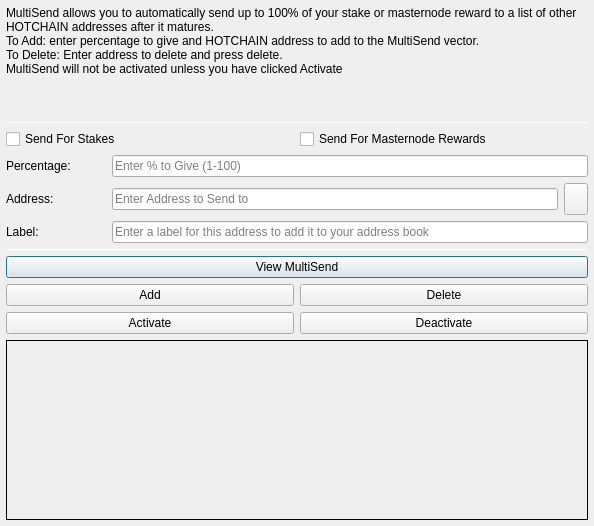
<?xml version="1.0" encoding="UTF-8"?>
<ui version="4.0">
 <class>MultiSendDialog</class>
 <widget class="QDialog" name="MultiSendDialog">
  <property name="windowModality">
   <enum>Qt::NonModal</enum>
  </property>
  <property name="geometry">
   <rect>
    <x>0</x>
    <y>0</y>
    <width>594</width>
    <height>526</height>
   </rect>
  </property>
  <property name="windowTitle">
   <string>MultiSend</string>
  </property>
  <layout class="QVBoxLayout" name="verticalLayout" stretch="0">
   <property name="leftMargin">
    <number>6</number>
   </property>
   <property name="topMargin">
    <number>6</number>
   </property>
   <property name="rightMargin">
    <number>6</number>
   </property>
   <property name="bottomMargin">
    <number>6</number>
   </property>
   <item>
    <layout class="QVBoxLayout" name="verticalLayout_Main" stretch="1,1,1,0,1,1,1">
     <item>
      <widget class="QLabel" name="label_2">
       <property name="lineWidth">
        <number>1</number>
       </property>
       <property name="text">
        <string>MultiSend allows you to automatically send up to 100% of your stake or masternode reward to a list of other HOTCHAIN addresses after it matures.
To Add: enter percentage to give and HOTCHAIN address to add to the MultiSend vector.
To Delete: Enter address to delete and press delete.
MultiSend will not be activated unless you have clicked Activate</string>
       </property>
       <property name="alignment">
        <set>Qt::AlignLeading|Qt::AlignLeft|Qt::AlignTop</set>
       </property>
       <property name="wordWrap">
        <bool>true</bool>
       </property>
      </widget>
     </item>
     <item>
      <widget class="Line" name="line">
       <property name="minimumSize">
        <size>
         <width>0</width>
         <height>1</height>
        </size>
       </property>
       <property name="maximumSize">
        <size>
         <width>16777215</width>
         <height>1</height>
        </size>
       </property>
       <property name="orientation">
        <enum>Qt::Horizontal</enum>
       </property>
      </widget>
     </item>
     <item>
      <layout class="QVBoxLayout" name="verticalLayout_Settings">
       <item>
        <layout class="QHBoxLayout" name="horizontalLayout">
         <item>
          <widget class="QCheckBox" name="multiSendStakeCheckBox">
           <property name="text">
            <string>Send For Stakes</string>
           </property>
          </widget>
         </item>
         <item>
          <widget class="QCheckBox" name="multiSendMasternodeCheckBox">
           <property name="text">
            <string>Send For Masternode Rewards</string>
           </property>
          </widget>
         </item>
        </layout>
       </item>
       <item>
        <layout class="QHBoxLayout" name="horizontalLayout_6">
         <item>
          <widget class="QLabel" name="label">
           <property name="minimumSize">
            <size>
             <width>100</width>
             <height>0</height>
            </size>
           </property>
           <property name="toolTip">
            <string>Percentage of stake to send</string>
           </property>
           <property name="text">
            <string>Percentage:</string>
           </property>
          </widget>
         </item>
         <item>
          <widget class="QLineEdit" name="multiSendPercentEdit">
           <property name="toolTip">
            <string>Enter whole numbers 1 - 100</string>
           </property>
           <property name="placeholderText">
            <string>Enter % to Give (1-100)</string>
           </property>
          </widget>
         </item>
        </layout>
       </item>
       <item>
        <layout class="QHBoxLayout" name="horizontalLayout_7">
         <item>
          <widget class="QLabel" name="label_5">
           <property name="minimumSize">
            <size>
             <width>100</width>
             <height>0</height>
            </size>
           </property>
           <property name="toolTip">
            <string>Address to send portion of stake to</string>
           </property>
           <property name="text">
            <string>Address:</string>
           </property>
          </widget>
         </item>
         <item>
          <widget class="QLineEdit" name="multiSendAddressEdit">
           <property name="toolTip">
            <string/>
           </property>
           <property name="placeholderText">
            <string>Enter Address to Send to</string>
           </property>
          </widget>
         </item>
         <item>
          <widget class="QToolButton" name="addressBookButton">
           <property name="maximumSize">
            <size>
             <width>16777215</width>
             <height>32</height>
            </size>
           </property>
           <property name="toolTip">
            <string>Choose an address from the address book</string>
           </property>
           <property name="text">
            <string/>
           </property>
           <property name="icon">
            <iconset resource="../hotchain.qrc">
             <normaloff>:/icons/address-book</normaloff>:/icons/address-book</iconset>
           </property>
           <property name="shortcut">
            <string>Alt+A</string>
           </property>
          </widget>
         </item>
        </layout>
       </item>
      </layout>
     </item>
     <item>
      <layout class="QHBoxLayout" name="horizontalLayout_3">
       <item>
        <widget class="QLabel" name="label_3">
         <property name="minimumSize">
          <size>
           <width>100</width>
           <height>0</height>
          </size>
         </property>
         <property name="text">
          <string>Label:</string>
         </property>
        </widget>
       </item>
       <item>
        <widget class="QLineEdit" name="labelAddressLabelEdit">
         <property name="placeholderText">
          <string>Enter a label for this address to add it to your address book</string>
         </property>
        </widget>
       </item>
      </layout>
     </item>
     <item>
      <widget class="Line" name="line_2">
       <property name="minimumSize">
        <size>
         <width>0</width>
         <height>1</height>
        </size>
       </property>
       <property name="maximumSize">
        <size>
         <width>16777215</width>
         <height>1</height>
        </size>
       </property>
       <property name="orientation">
        <enum>Qt::Horizontal</enum>
       </property>
      </widget>
     </item>
     <item>
      <layout class="QVBoxLayout" name="verticalLayout_Buttons">
       <item>
        <layout class="QHBoxLayout" name="horizontalLayout_4">
         <item>
          <widget class="QPushButton" name="viewButton">
           <property name="toolTip">
            <string/>
           </property>
           <property name="statusTip">
            <string>View MultiSend Vector</string>
           </property>
           <property name="text">
            <string>View MultiSend</string>
           </property>
          </widget>
         </item>
        </layout>
       </item>
       <item>
        <layout class="QHBoxLayout" name="horizontalLayout_2">
         <item>
          <widget class="QPushButton" name="addButton">
           <property name="toolTip">
            <string/>
           </property>
           <property name="statusTip">
            <string>Add to MultiSend Vector</string>
           </property>
           <property name="text">
            <string>Add</string>
           </property>
          </widget>
         </item>
         <item>
          <widget class="QPushButton" name="deleteButton">
           <property name="toolTip">
            <string/>
           </property>
           <property name="statusTip">
            <string>Delete Address From MultiSend Vector</string>
           </property>
           <property name="text">
            <string>Delete</string>
           </property>
          </widget>
         </item>
        </layout>
       </item>
       <item>
        <layout class="QHBoxLayout" name="horizontalLayout_5">
         <item>
          <widget class="QPushButton" name="activateButton">
           <property name="statusTip">
            <string>Activate MultiSend</string>
           </property>
           <property name="text">
            <string>Activate</string>
           </property>
          </widget>
         </item>
         <item>
          <widget class="QPushButton" name="disableButton">
           <property name="statusTip">
            <string>Deactivate MultiSend</string>
           </property>
           <property name="text">
            <string>Deactivate</string>
           </property>
          </widget>
         </item>
        </layout>
       </item>
      </layout>
     </item>
     <item>
      <widget class="QLabel" name="message">
       <property name="minimumSize">
        <size>
         <width>0</width>
         <height>180</height>
        </size>
       </property>
       <property name="frameShape">
        <enum>QFrame::Panel</enum>
       </property>
       <property name="frameShadow">
        <enum>QFrame::Plain</enum>
       </property>
       <property name="lineWidth">
        <number>1</number>
       </property>
       <property name="midLineWidth">
        <number>1</number>
       </property>
       <property name="text">
        <string/>
       </property>
       <property name="alignment">
        <set>Qt::AlignLeading|Qt::AlignLeft|Qt::AlignTop</set>
       </property>
       <property name="wordWrap">
        <bool>true</bool>
       </property>
      </widget>
     </item>
    </layout>
   </item>
  </layout>
 </widget>
 <resources>
  <include location="../hotchain.qrc"/>
 </resources>
 <connections/>
</ui>
